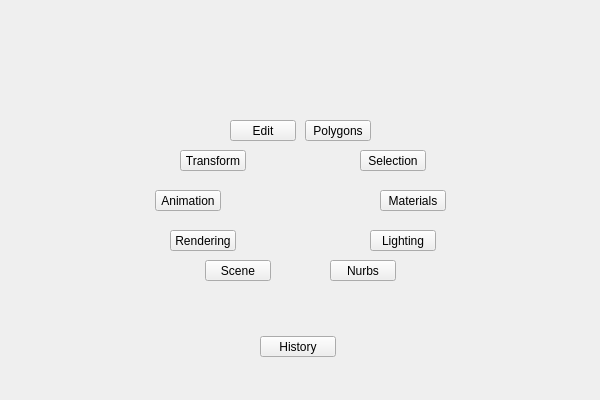
<?xml version="1.0" encoding="UTF-8"?>
<ui version="4.0">
 <class>QtUi</class>
 <widget class="QMainWindow" name="QtUi">
  <property name="enabled">
   <bool>true</bool>
  </property>
  <property name="geometry">
   <rect>
    <x>0</x>
    <y>0</y>
    <width>600</width>
    <height>400</height>
   </rect>
  </property>
  <property name="sizePolicy">
   <sizepolicy hsizetype="Ignored" vsizetype="Ignored">
    <horstretch>0</horstretch>
    <verstretch>0</verstretch>
   </sizepolicy>
  </property>
  <property name="minimumSize">
   <size>
    <width>600</width>
    <height>400</height>
   </size>
  </property>
  <property name="maximumSize">
   <size>
    <width>16777215</width>
    <height>16777215</height>
   </size>
  </property>
  <property name="cursor">
   <cursorShape>ArrowCursor</cursorShape>
  </property>
  <property name="windowTitle">
   <string>Toolkit</string>
  </property>
  <property name="whatsThis">
   <string>main</string>
  </property>
  <property name="toolButtonStyle">
   <enum>Qt::ToolButtonIconOnly</enum>
  </property>
  <property name="tabShape">
   <enum>QTabWidget::Triangular</enum>
  </property>
  <property name="dockNestingEnabled">
   <bool>true</bool>
  </property>
  <property name="dockOptions">
   <set>QMainWindow::AllowNestedDocks|QMainWindow::AllowTabbedDocks|QMainWindow::AnimatedDocks|QMainWindow::ForceTabbedDocks</set>
  </property>
  <widget class="QWidget" name="mainWindow">
   <property name="sizePolicy">
    <sizepolicy hsizetype="Ignored" vsizetype="Ignored">
     <horstretch>0</horstretch>
     <verstretch>0</verstretch>
    </sizepolicy>
   </property>
   <layout class="QGridLayout" name="gridLayout">
    <item row="0" column="0">
     <widget class="QWidget" name="staticWindow" native="true">
      <layout class="QGridLayout" name="gridLayout_2">
       <item row="2" column="1">
        <widget class="QWidget" name="main" native="true">
         <property name="minimumSize">
          <size>
           <width>300</width>
           <height>200</height>
          </size>
         </property>
         <property name="maximumSize">
          <size>
           <width>300</width>
           <height>200</height>
          </size>
         </property>
         <widget class="QPushButton" name="i010">
          <property name="geometry">
           <rect>
            <x>155</x>
            <y>20</y>
            <width>66</width>
            <height>21</height>
           </rect>
          </property>
          <property name="minimumSize">
           <size>
            <width>0</width>
            <height>21</height>
           </size>
          </property>
          <property name="maximumSize">
           <size>
            <width>16777215</width>
            <height>21</height>
           </size>
          </property>
          <property name="whatsThis">
           <string>polygons</string>
          </property>
          <property name="text">
           <string>Polygons</string>
          </property>
         </widget>
         <widget class="QPushButton" name="i012">
          <property name="geometry">
           <rect>
            <x>230</x>
            <y>90</y>
            <width>66</width>
            <height>21</height>
           </rect>
          </property>
          <property name="minimumSize">
           <size>
            <width>0</width>
            <height>21</height>
           </size>
          </property>
          <property name="maximumSize">
           <size>
            <width>16777215</width>
            <height>21</height>
           </size>
          </property>
          <property name="whatsThis">
           <string>materials</string>
          </property>
          <property name="text">
           <string>Materials</string>
          </property>
         </widget>
         <widget class="QPushButton" name="i013">
          <property name="geometry">
           <rect>
            <x>5</x>
            <y>90</y>
            <width>66</width>
            <height>21</height>
           </rect>
          </property>
          <property name="minimumSize">
           <size>
            <width>0</width>
            <height>21</height>
           </size>
          </property>
          <property name="maximumSize">
           <size>
            <width>16777215</width>
            <height>21</height>
           </size>
          </property>
          <property name="whatsThis">
           <string>animation</string>
          </property>
          <property name="text">
           <string>Animation</string>
          </property>
         </widget>
         <widget class="QPushButton" name="i009">
          <property name="geometry">
           <rect>
            <x>210</x>
            <y>50</y>
            <width>66</width>
            <height>21</height>
           </rect>
          </property>
          <property name="minimumSize">
           <size>
            <width>0</width>
            <height>21</height>
           </size>
          </property>
          <property name="maximumSize">
           <size>
            <width>16777215</width>
            <height>21</height>
           </size>
          </property>
          <property name="whatsThis">
           <string>selection</string>
          </property>
          <property name="text">
           <string>Selection</string>
          </property>
         </widget>
         <widget class="QPushButton" name="i008">
          <property name="geometry">
           <rect>
            <x>30</x>
            <y>50</y>
            <width>66</width>
            <height>21</height>
           </rect>
          </property>
          <property name="minimumSize">
           <size>
            <width>0</width>
            <height>21</height>
           </size>
          </property>
          <property name="maximumSize">
           <size>
            <width>16777215</width>
            <height>21</height>
           </size>
          </property>
          <property name="whatsThis">
           <string>transform</string>
          </property>
          <property name="text">
           <string>Transform</string>
          </property>
         </widget>
         <widget class="QPushButton" name="i007">
          <property name="geometry">
           <rect>
            <x>80</x>
            <y>20</y>
            <width>66</width>
            <height>21</height>
           </rect>
          </property>
          <property name="minimumSize">
           <size>
            <width>0</width>
            <height>21</height>
           </size>
          </property>
          <property name="maximumSize">
           <size>
            <width>16777215</width>
            <height>21</height>
           </size>
          </property>
          <property name="whatsThis">
           <string>edit</string>
          </property>
          <property name="text">
           <string>Edit</string>
          </property>
         </widget>
         <widget class="QPushButton" name="i011">
          <property name="geometry">
           <rect>
            <x>180</x>
            <y>160</y>
            <width>66</width>
            <height>21</height>
           </rect>
          </property>
          <property name="minimumSize">
           <size>
            <width>0</width>
            <height>21</height>
           </size>
          </property>
          <property name="maximumSize">
           <size>
            <width>16777215</width>
            <height>21</height>
           </size>
          </property>
          <property name="whatsThis">
           <string>nurbs</string>
          </property>
          <property name="text">
           <string>Nurbs</string>
          </property>
         </widget>
         <widget class="QPushButton" name="i014">
          <property name="geometry">
           <rect>
            <x>220</x>
            <y>130</y>
            <width>66</width>
            <height>21</height>
           </rect>
          </property>
          <property name="minimumSize">
           <size>
            <width>0</width>
            <height>21</height>
           </size>
          </property>
          <property name="maximumSize">
           <size>
            <width>16777215</width>
            <height>21</height>
           </size>
          </property>
          <property name="whatsThis">
           <string>lighting</string>
          </property>
          <property name="text">
           <string>Lighting</string>
          </property>
         </widget>
         <widget class="QPushButton" name="i015">
          <property name="geometry">
           <rect>
            <x>20</x>
            <y>130</y>
            <width>66</width>
            <height>21</height>
           </rect>
          </property>
          <property name="minimumSize">
           <size>
            <width>0</width>
            <height>21</height>
           </size>
          </property>
          <property name="maximumSize">
           <size>
            <width>16777215</width>
            <height>21</height>
           </size>
          </property>
          <property name="whatsThis">
           <string>rendering</string>
          </property>
          <property name="text">
           <string>Rendering</string>
          </property>
         </widget>
         <widget class="QPushButton" name="i003">
          <property name="geometry">
           <rect>
            <x>55</x>
            <y>160</y>
            <width>66</width>
            <height>21</height>
           </rect>
          </property>
          <property name="minimumSize">
           <size>
            <width>0</width>
            <height>21</height>
           </size>
          </property>
          <property name="maximumSize">
           <size>
            <width>16777215</width>
            <height>21</height>
           </size>
          </property>
          <property name="whatsThis">
           <string>scene</string>
          </property>
          <property name="text">
           <string>Scene</string>
          </property>
         </widget>
        </widget>
       </item>
       <item row="0" column="1" rowspan="2">
        <widget class="QWidget" name="hidden_area0" native="true"/>
       </item>
       <item row="3" column="1" rowspan="2">
        <widget class="QWidget" name="hidden_area2" native="true">
         <widget class="QPushButton" name="i000">
          <property name="geometry">
           <rect>
            <x>110</x>
            <y>30</y>
            <width>76</width>
            <height>21</height>
           </rect>
          </property>
          <property name="minimumSize">
           <size>
            <width>0</width>
            <height>21</height>
           </size>
          </property>
          <property name="maximumSize">
           <size>
            <width>16777215</width>
            <height>21</height>
           </size>
          </property>
          <property name="whatsThis">
           <string>main_lower</string>
          </property>
          <property name="text">
           <string>History</string>
          </property>
         </widget>
        </widget>
       </item>
       <item row="0" column="2" rowspan="5">
        <widget class="QWidget" name="hidden_area1" native="true"/>
       </item>
       <item row="0" column="0" rowspan="5">
        <widget class="QWidget" name="hidden_area3" native="true"/>
       </item>
      </layout>
      <zorder>hidden_area0</zorder>
      <zorder>hidden_area1</zorder>
      <zorder>hidden_area3</zorder>
      <zorder>hidden_area2</zorder>
      <zorder>main</zorder>
     </widget>
    </item>
   </layout>
  </widget>
 </widget>
 <resources/>
 <connections/>
 <designerdata>
  <property name="gridDeltaX">
   <number>5</number>
  </property>
  <property name="gridDeltaY">
   <number>10</number>
  </property>
  <property name="gridSnapX">
   <bool>true</bool>
  </property>
  <property name="gridSnapY">
   <bool>true</bool>
  </property>
  <property name="gridVisible">
   <bool>true</bool>
  </property>
 </designerdata>
</ui>
